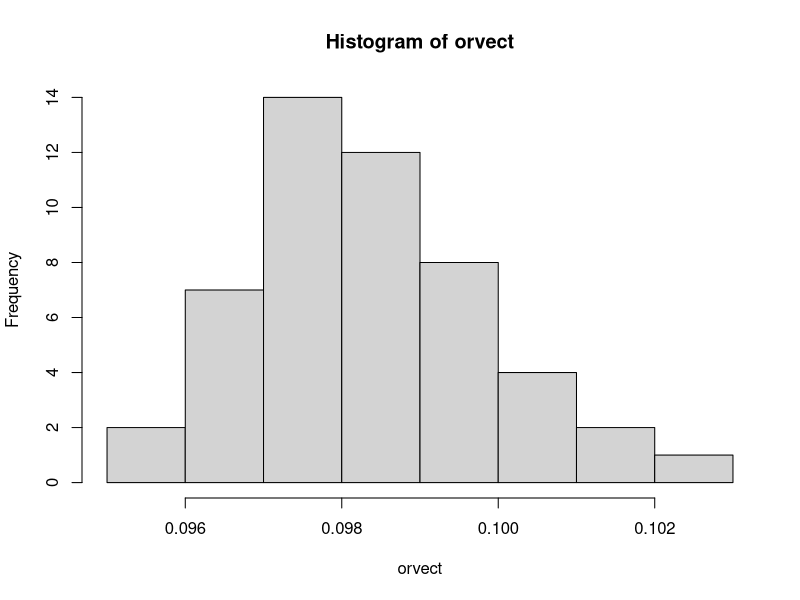

Write R code to recreate this figure. (Note: a time limit stopped this script after it produced the figure.)
#Common data-generating function

#popsize set at 1500000, can increase in large ssize is needed
#ssize set at 500, may have trouble when not enough patient available

#Defaults (scenario 1) true marg RR = 
#OR_C<-3 #effect of vaccine on covid
#OR_WI<-1 #no effect of vaccine on W from other infection
#OR_WC<-5 #effect of vaccine on covid symptoms
#OR_H<-1.5 #effect of vaccine on hospitalization among those with symptoms

datagen<-function(seed=sample(1:1000000,size=1),ssize=500,popsize=1500000,OR_C=3,OR_WI=1,OR_WC=5,OR_H=1.5,em=0,cfV0=F,cfV1=F,return_full=F){
  set.seed(seed)
  
  #generate data
  C<-runif(n=popsize, -3, 3)
  U1<-rbinom(n=popsize,size=1,prob=0.5) #affects both
  U2<-rbinom(n=popsize,size=1,prob=0.5) #affects covid
  
  if(cfV0==T) V=rep(0,popsize); if(cfV1==T) V=rep(1,popsize);
  if(cfV0==F&cfV1==F){
    V<-rbinom(prob=plogis(1.5 + 0.3*C + log(abs(C)) - cos(pi*C) ),size=1,n=popsize) #prevalence is around 0.61
  }
  #Infection (with something) has some common risk factors U1 and C
  Infec<-rbinom(prob=plogis(0.5*C-5+0.5*U1),size=1,n=popsize) #current prevalence around 0.007
  
  #Infected with COVID
  Infec_COVID<- rbinom(prob=plogis( -log(OR_C)*V -5 + 2*C - 0.15*exp(C)+log(3)*U2*(1.5-V)-2*U1), size=1,n=popsize) #0.009
  #symptoms based on infection
  #can come from either or both infections, if present
  W=rep(0,popsize)
  W[Infec==1]<-rbinom(prob=plogis(0.1+0.5*C[Infec==1]-log(OR_WI)*V[Infec==1]-0.5*U1[Infec==1]),size=1, n=sum(Infec==1))
  W[Infec_COVID==1]<-rbinom(prob=plogis(-1+1*C[Infec_COVID==1]-log(OR_WC)*V[Infec_COVID==1]-1*U1[Infec_COVID==1]+0.5*U2[Infec_COVID==1]*(1-V[Infec_COVID==1])),size=1, n=sum(Infec_COVID))
  #mean(W[Infec==1|Infec_COVID==1]) #25%
  #mean(W[Infec_COVID==1]) #39%
  #mean(W[Infec==1]) #12%
  #mean(W[Infec_COVID==1&V==1]) #22%
  
  #hospitalization, only possible if symptoms present
  H=rep(0,popsize)
  H[W==1]<-rbinom(prob=plogis(1.5+0.5*C[W==1]+log(OR_H)*V[W==1]-0.5*U1[W==1]),size=1,n=sum(W==1))
  #mean(H[W==1]) #83% with severe symptoms go to hospital
  
  #selection on outcome for testing (does not condition on infectious status, just being in the hospital)
  R<-sample(which(H==1),ssize) #sample randomly from those in hospital to control the study size
  
  if(return_full==F){
    dat<-as.data.frame(cbind(Y=Infec_COVID,V=V,C=C)[R,])
  } else{dat<-as.data.frame(cbind(Infec_COVID=Infec_COVID,Infec=Infec,H=H,W=W,V=V,C=C))}
  return(dat)
}


dat<-datagen(ssize=1000, em=0)
sum(dat$Y)/1000

#true marginal RR
orvect<-rep(NA,50)
for (j in 1:50){
  datfull1<-datagen(cfV1=T,return_full=T)
  datfull0<-datagen(cfV0=T,return_full=T)
  orvect[j]<-mean(datfull1$H*datfull1$Infec_COVID)/mean(datfull0$H*datfull0$Infec_COVID)
}
(psi = mean(orvect)) #0.06705787
hist(orvect)

#true marginal RR for Infec_COVID
orvect1<-rep(NA,50)
for (j in 1:50){
  datfull1<-datagen(cfV1=T,return_full=T)
  datfull0<-datagen(cfV0=T,return_full=T)
  orvect1[j]<-mean(datfull1$Infec_COVID)/mean(datfull0$Infec_COVID)
}
mean(orvect1) #0.16
hist(orvect1)

#true marginal RR for Infec_COVID * W (severe COVID disease)
orvect2<-rep(NA,50)
for (j in 1:50){
  datfull1<-datagen(cfV1=T,return_full=T)
  datfull0<-datagen(cfV0=T,return_full=T)
  orvect2[j]<-mean(datfull1$W*datfull1$Infec_COVID)/mean(datfull0$W*datfull0$Infec_COVID)
}
mean(orvect2) #0.04
hist(orvect2)
